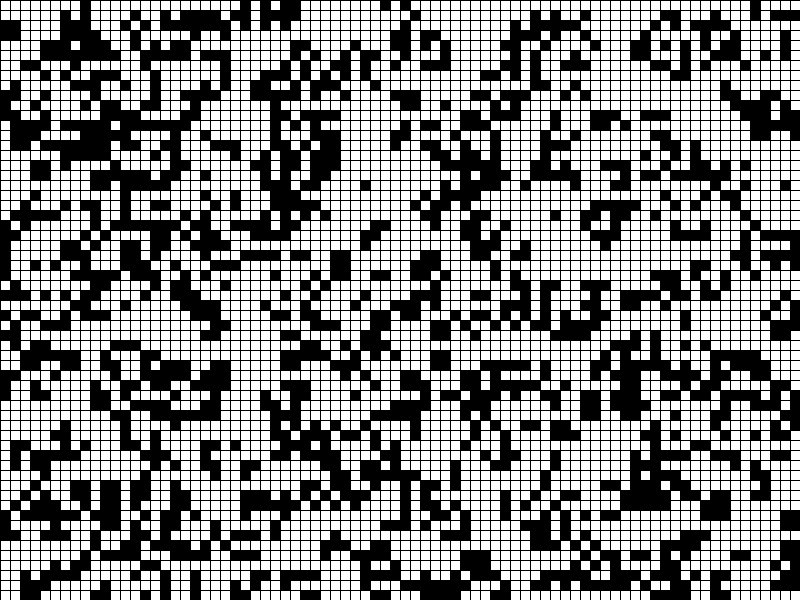
Frame 1 (no input)
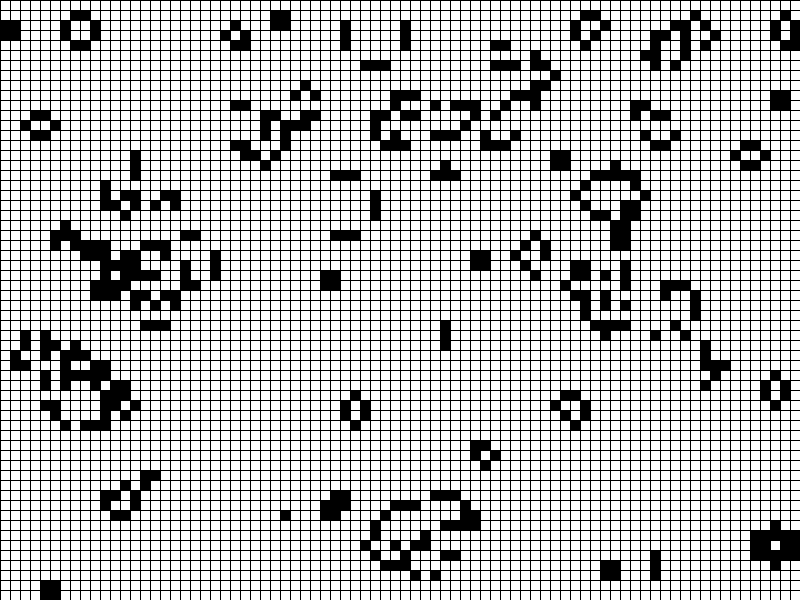
Frame 60 (the mouse pressed at the canvas centre just before this capture)
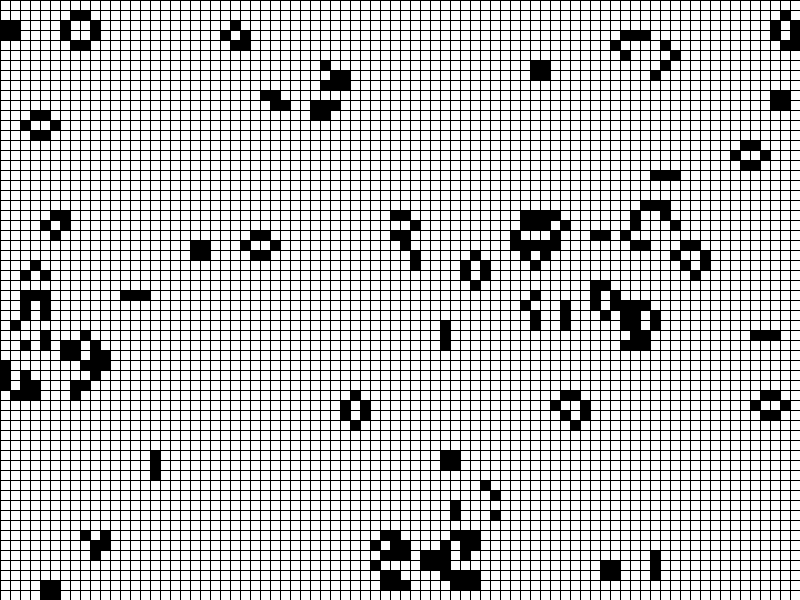
Frame 120 (the mouse held since frame 60 and released just before this capture)

The Processing sketch that drew these frames (run headless with seeded random() and noise(); from frame 60 on, the mouse is pressed at the canvas centre):

// Processing sketch: Game_of_Life
// ── Game_of_Life.pde
boolean[][] Cells;
boolean[][] CopiedCells;
int Spacing = 10;
float Cols;
float Rows;

void setup() {
  size(800, 600);
  Cols = width/Spacing;
  Rows = height/Spacing;
  Cells = new boolean[int(Cols)][int(Rows)];
  CopiedCells = new boolean[int(Cols)][int(Rows)];
  for (int i = 0; i < Cols; i++) {
    for (int j = 0; j < Rows; j++) {
      Cells[i][j] = false;
      CopiedCells[i][j] = false;
      if (random(0, 1) < 0.3) {
        Cells[i][j] = true;
        CopiedCells[i][j] = true;
      }
    }
  }
}

void draw() {
  background(255);
  for (int i = 0; i < Cols; i++) {
    for (int j = 0; j < Rows; j++) {
      int AliveNeighbours = 0;
      for (int x = max(0, i-1); x < min(Cols-1, i+1)+1; x++ ) {
        for (int y = max(0, j-1); y < min(Rows-1, j+1)+1; y++) {
          if (x != i || y != j) {
            if (CopiedCells[x][y] == true) {
              AliveNeighbours++;
            }
          }
        }
      }
      if (AliveNeighbours > 4) { println(AliveNeighbours); }
      if (Cells[i][j] == true) {
        if (AliveNeighbours < 2) {
          Cells[i][j] = false;
        } else if (AliveNeighbours < 4) {
          Cells[i][j] = true;
        } else {
          Cells[i][j] = false;
        }
      } else {
        if (AliveNeighbours == 3) {
          Cells[i][j] = true;
        }
      }
    }
  }


  for (int i = 0; i < Cols; i++) {
    for (int j = 0; j < Rows; j++) {
      CopiedCells[i][j] = Cells[i][j];
      fill(255);
      if (Cells[i][j] == true) {
        fill(0);
      }
      rect(i*Spacing, j*Spacing, Spacing, Spacing);
    }
  }
 
 
}

void mouseClicked() {
  Cells[int(mouseX/Spacing)][int(mouseY/Spacing)] = !Cells[int(mouseX/Spacing)][int(mouseY/Spacing)];
}
